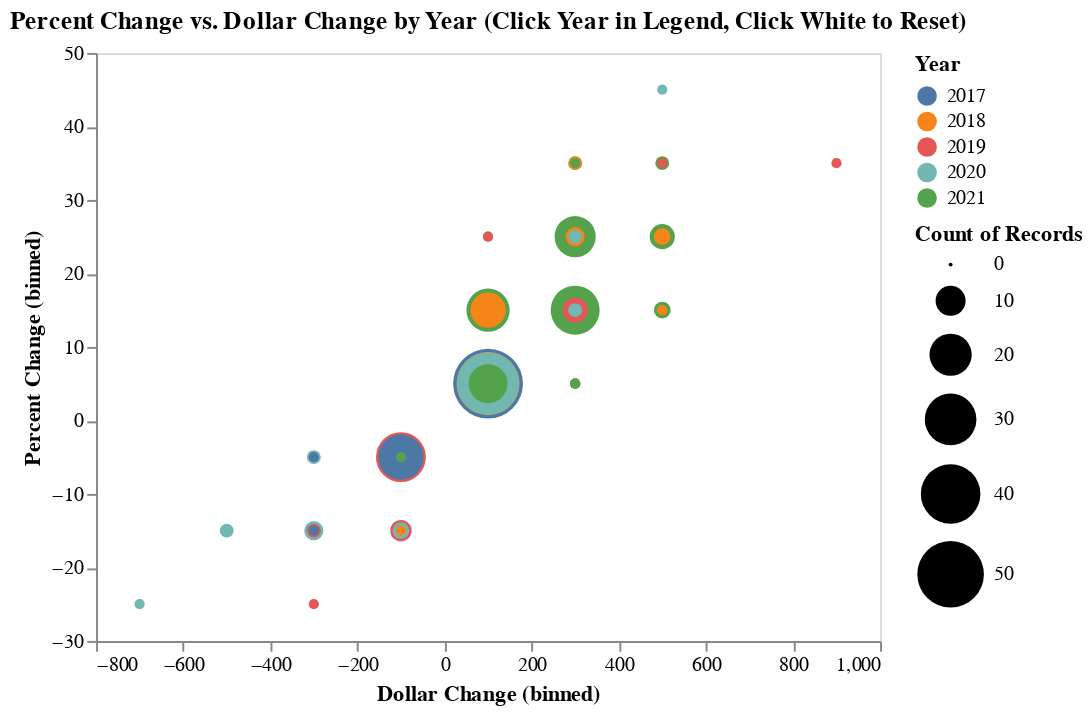

Notebook source saved alongside this figure:
### Code cell
#binned data
selection = alt.selection(type='multi', fields=['Year'], bind='legend')

alt.Chart(clean_data).mark_circle().encode(
    alt.X('Dollar Change:Q', bin=True),
    alt.Y('Percent Change:Q', bin=True),
    size='count()',
    color='Year',
    #tooltip=['Region'],
    opacity=alt.condition(selection, alt.value(1),alt.value(0.1))
).add_selection(selection).properties(title='Percent Change vs. Dollar Change by Year (Click Year in Legend, Click White to Reset)')

### Figure 1 — Vega-Lite specification as saved in the notebook (floating-point values rounded to 4 significant figures; data arrays with more than 128 entries replaced by an {"elided": "..."} marker saying what was removed)
{"config": {"view": {"continuousWidth": 400, "continuousHeight": 300}}, "data": {"name": "data-a9a37e4dc7d07a927ea3e44617c9fe7f"}, "mark": "circle", "encoding": {"color": {"type": "nominal", "field": "Year"}, "opacity": {"condition": {"value": 1, "selection": "selector113"}, "value": 0.1}, "size": {"type": "quantitative", "aggregate": "count"}, "x": {"type": "quantitative", "bin": true, "field": "Dollar Change"}, "y": {"type": "quantitative", "bin": true, "field": "Percent Change"}}, "selection": {"selector113": {"type": "multi", "fields": ["Year"], "bind": "legend"}}, "title": "Percent Change vs. Dollar Change by Year (Click Year in Legend, Click White to Reset)", "$schema": "https://vega.github.io/schema/vega-lite/v4.8.1.json", "datasets": {"data-a9a37e4dc7d07a927ea3e44617c9fe7f": {"elided": "594 records"}}}
